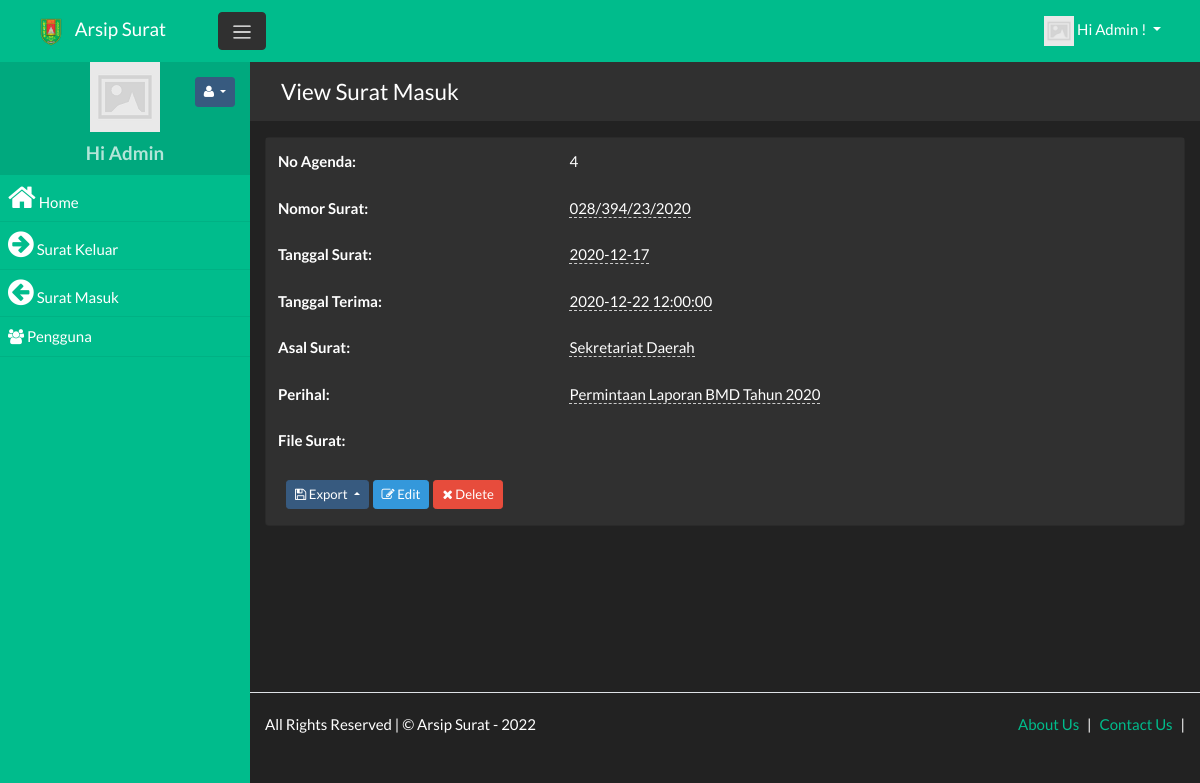
The page /surat_masuk/view/4 (signed in) on the database its author committed.
### tables this page shows
CREATE TABLE `surat_masuk` (
  `No_Agenda` int(11) NOT NULL,
  `Nomor_Surat` varchar(255) NOT NULL,
  `Tanggal_Surat` date NOT NULL,
  `Tanggal_Terima` datetime NOT NULL,
  `Asal_Surat` varchar(255) NOT NULL,
  `Perihal` varchar(255) NOT NULL,
  `File_Surat` varchar(255) NOT NULL
);

### app/views/partials/surat_masuk/view.php (the view, shortened to what the rows shown need)
<?php
$page_element_id = "view-page-" . random_str();
$current_page = $this->set_current_page_link();
$data = $this->view_data;
?>
<section class="page" id="<?php echo $page_element_id; ?>" data-page-type="view"  data-display-type="table" data-page-url="<?php print_link($current_page); ?>">
    <div  class="">
        <div class="container">
            <div class="row ">
                <div class="col-md-12 comp-grid">
                    <div  class="card animated fadeIn page-content">
                        <?php
                        if(!empty($data)){
                        $rec_id = (!empty($data['No_Agenda']) ? urlencode($data['No_Agenda']) : null);
                        ?>
                        <div id="page-report-body" class="">
                            <table class="table table-hover table-borderless table-striped">
                                <tbody class="page-data" id="page-data-<?php echo $page_element_id; ?>">
                                    <tr  class="td-No_Agenda">
                                        <th class="title"> No Agenda: </th>
                                        <td class="value"> <?php echo $data['No_Agenda']; ?></td>
                                    </tr>
                                    <tr  class="td-Nomor_Surat">
                                        <th class="title"> Nomor Surat: </th>
                                        <td class="value">
                                            <span  data-value="<?php echo $data['Nomor_Surat']; ?>"
                                                data-pk="<?php echo $data['No_Agenda'] ?>"
                                                data-url="<?php print_link("surat_masuk/editfield/" . urlencode($data['No_Agenda'])); ?>"
                                                data-name="Nomor_Surat"
                                                data-title="Enter Nomor Surat"
                                                data-placement="left"
                                                data-toggle="click"
                                                data-type="text"
                                                data-mode="popover"
                                                data-showbuttons="left"
                                                class="is-editable" >
                                                <?php echo $data['Nomor_Surat']; ?>
                                            </span>
                                        </td>
                                    </tr>
                                    <tr  class="td-Tanggal_Surat">
                                        <th class="title"> Tanggal Surat: </th>
                                        <td class="value">
                                            <span  data-flatpickr="{ enableTime: false, minDate: '', maxDate: ''}"
                                                data-value="<?php echo $data['Tanggal_Surat']; ?>"
                                                data-pk="<?php echo $data['No_Agenda'] ?>"
                                                data-url="<?php print_link("surat_masuk/editfield/" . urlencode($data['No_Agenda'])); ?>"
                                                data-name="Tanggal_Surat"
                                                data-title="Enter Tanggal Surat"
                                                data-placement="left"
                                                data-toggle="click"
                                                data-type="flatdatetimepicker"
                                                data-mode="popover"
                                                data-showbuttons="left"
                                                class="is-editable" >
                                                <?php echo $data['Tanggal_Surat']; ?>
                                            </span>
                                        </td>
                                    </tr>
                                    <tr  class="td-Tanggal_Terima">
                                        <th class="title"> Tanggal Terima: </th>
                                        <td class="value">
                                            <span  data-flatpickr="{ minDate: '', maxDate: ''}"
                                                data-value="<?php echo $data['Tanggal_Terima']; ?>"
                                                data-pk="<?php echo $data['No_Agenda'] ?>"
                                                data-url="<?php print_link("surat_masuk/editfield/" . urlencode($data['No_Agenda'])); ?>"
                                                data-name="Tanggal_Terima"
                                                data-title="Enter Tanggal Terima"
                                                data-placement="left"
                                                data-toggle="click"
                                                data-type="flatdatetimepicker"
                                                data-mode="popover"
                                                data-showbuttons="left"
                                                class="is-editable" >
                                                <?php echo $data['Tanggal_Terima']; ?>
                                            </span>
                                        </td>
                                    </tr>
                                    <tr  class="td-Asal_Surat">
                                        <th class="title"> Asal Surat: </th>
                                        <td class="value">
                                            <span  data-value="<?php echo $data['Asal_Surat']; ?>"
                                                data-pk="<?php echo $data['No_Agenda'] ?>"
                                                data-url="<?php print_link("surat_masuk/editfield/" . urlencode($data['No_Agenda'])); ?>"
                                                data-name="Asal_Surat"
                                                data-title="Enter Asal Surat"
                                                data-placement="left"
                                                data-toggle="click"
                                                data-type="text"
                                                data-mode="popover"
                                                data-showbuttons="left"
                                                class="is-editable" >
                                                <?php echo $data['Asal_Surat']; ?>
                                            </span>
                                        </td>
                                    </tr>
                                    <tr  class="td-Perihal">
                                        <th class="title"> Perihal: </th>
                                        <td class="value">
                                            <span  data-value="<?php echo $data['Perihal']; ?>"
                                                data-pk="<?php echo $data['No_Agenda'] ?>"
                                                data-url="<?php print_link("surat_masuk/editfield/" . urlencode($data['No_Agenda'])); ?>"
                                                data-name="Perihal"
                                                data-title="Enter Perihal"
                                                data-placement="left"
                                                data-toggle="click"
                                                data-type="text"
                                                data-mode="popover"
                                                data-showbuttons="left"
                                                class="is-editable" >
                                                <?php echo $data['Perihal']; ?>
                                            </span>
                                        </td>
                                    </tr>
                                    <tr  class="td-File_Surat">
                                        <th class="title"> File Surat: </th>
                                        <td class="value"><?php Html :: page_link_file($data['File_Surat']); ?></td>
                                    </tr>
                                </tbody>
                            </table>
                        </div>
                        <div class="p-3 d-flex">
                            <div class="dropup export-btn-holder mx-1">
                                <button class="btn btn-sm btn-primary dropdown-toggle" type="button" data-toggle="dropdown" aria-haspopup="true" aria-expanded="false">
                                    <i class="fa fa-save"></i> Export
                                </button>
                                                </div>
                                                <a class="btn btn-sm btn-info"  href="<?php print_link("surat_masuk/edit/$rec_id"); ?>">
                                                    <i class="fa fa-edit"></i> Edit
                                                </a>
                                                <a class="btn btn-sm btn-danger record-delete-btn mx-1"  href="" data-prompt-msg="Are you sure you want to delete this record?" data-display-style="modal">
                                                    <i class="fa fa-times"></i> Delete
                                                </a>
                                            </div>
                                            <?php
                                            }
                                            ?>
                                        </div>
                                    </div>
                                </div>
                            </div>
                        </div>
                    </section>

### rows shown on the page
surat_masuk: No_Agenda "4", Nomor_Surat "028/394/23/2020", Tanggal_Surat "2020-12-17", Tanggal_Terima "2020-12-22 12:00:00", Asal_Surat "Sekretariat Daerah", Perihal "Permintaan Laporan BMD Tahun 2020"

### other values the page prints
SITE_NAME "Arsip Surat"
USER_NAME "Admin"
$menuobj['label'] "Home"
$menuobj['label'] "Surat Keluar"
$menuobj['label'] "Surat Masuk"
$menuobj['label'] "Pengguna"
